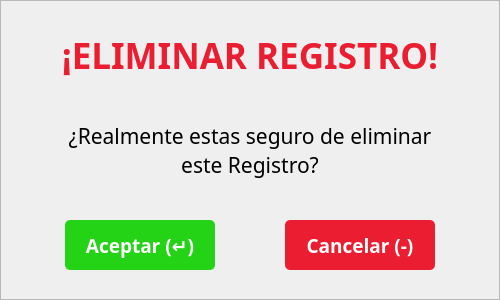
    <widget class="QFrame" name="frmAlertaEliminar">
     <property name="geometry">
      <rect>
       <x>710</x>
       <y>390</y>
       <width>500</width>
       <height>300</height>
      </rect>
     </property>
     <property name="styleSheet">
      <string notr="true">#frmAlertaEliminar{background-color: rgb(255, 255, 255);
color: rgb(0, 0, 0);
border:none;
border-radius: 10px;
border: 2px solid #D9D9D9;}</string>
     </property>
     <property name="frameShape">
      <enum>QFrame::StyledPanel</enum>
     </property>
     <property name="frameShadow">
      <enum>QFrame::Raised</enum>
     </property>
     <widget class="QLabel" name="lblAlertaTituloEliminar">
      <property name="geometry">
       <rect>
        <x>50</x>
        <y>30</y>
        <width>400</width>
        <height>50</height>
       </rect>
      </property>
      <property name="font">
       <font>
        <family>Poppins</family>
        <pointsize>26</pointsize>
        <weight>75</weight>
        <bold>true</bold>
       </font>
      </property>
      <property name="styleSheet">
       <string notr="true">color: #EA1D31</string>
      </property>
      <property name="text">
       <string>¡ELIMINAR REGISTRO!</string>
      </property>
      <property name="alignment">
       <set>Qt::AlignCenter</set>
      </property>
      <property name="wordWrap">
       <bool>true</bool>
      </property>
     </widget>
     <widget class="QPushButton" name="btnAceptarFrmAlertaEliminar">
      <property name="geometry">
       <rect>
        <x>65</x>
        <y>220</y>
        <width>150</width>
        <height>50</height>
       </rect>
      </property>
      <property name="font">
       <font>
        <family>Poppins</family>
        <pointsize>14</pointsize>
        <weight>75</weight>
        <bold>true</bold>
       </font>
      </property>
      <property name="cursor">
       <cursorShape>PointingHandCursor</cursorShape>
      </property>
      <property name="styleSheet">
       <string notr="true">background-color: rgb(36, 211, 21);
color: rgb(255, 255, 255);
border:none;
border-radius: 5px;</string>
      </property>
      <property name="text">
       <string>Aceptar (↵)</string>
      </property>
      <property name="flat">
       <bool>false</bool>
      </property>
     </widget>
     <widget class="QPushButton" name="btnCancelarFrmAlertaEliminar">
      <property name="geometry">
       <rect>
        <x>285</x>
        <y>220</y>
        <width>150</width>
        <height>50</height>
       </rect>
      </property>
      <property name="font">
       <font>
        <family>Poppins</family>
        <pointsize>14</pointsize>
        <weight>75</weight>
        <bold>true</bold>
       </font>
      </property>
      <property name="cursor">
       <cursorShape>PointingHandCursor</cursorShape>
      </property>
      <property name="styleSheet">
       <string notr="true">background-color: rgb(234, 29, 49);
color: rgb(255, 255, 255);
border:none;
border-radius: 5px;</string>
      </property>
      <property name="text">
       <string>Cancelar (-)</string>
      </property>
     </widget>
     <widget class="QLabel" name="lblAlertaEliminarTexto">
      <property name="geometry">
       <rect>
        <x>50</x>
        <y>100</y>
        <width>400</width>
        <height>100</height>
       </rect>
      </property>
      <property name="font">
       <font>
        <family>Poppins Medium</family>
        <pointsize>16</pointsize>
        <weight>50</weight>
        <bold>false</bold>
       </font>
      </property>
      <property name="styleSheet">
       <string notr="true">color: rgb(0, 0, 0);</string>
      </property>
      <property name="text">
       <string>¿Realmente estas seguro de eliminar este Registro?</string>
      </property>
      <property name="alignment">
       <set>Qt::AlignCenter</set>
      </property>
      <property name="wordWrap">
       <bool>true</bool>
      </property>
     </widget>
    </widget>
